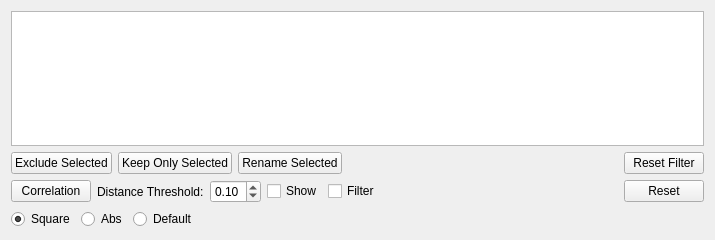
      <widget class="QWidget" name="page">
       <property name="geometry">
        <rect>
         <x>0</x>
         <y>0</y>
         <width>715</width>
         <height>240</height>
        </rect>
       </property>
       <property name="minimumSize">
        <size>
         <width>0</width>
         <height>200</height>
        </size>
       </property>
       <attribute name="label">
        <string>Descriptor Selection</string>
       </attribute>
       <layout class="QVBoxLayout" name="verticalLayout_3">
        <item>
         <widget class="QListWidget" name="descriptorListWidget">
          <property name="minimumSize">
           <size>
            <width>0</width>
            <height>50</height>
           </size>
          </property>
          <property name="font">
           <font>
            <pointsize>8</pointsize>
           </font>
          </property>
          <property name="selectionMode">
           <enum>QAbstractItemView::ExtendedSelection</enum>
          </property>
         </widget>
        </item>
        <item>
         <layout class="QHBoxLayout" name="horizontalLayout_3">
          <item>
           <widget class="QPushButton" name="excludeSelectedDescriptorButton">
            <property name="text">
             <string>Exclude Selected</string>
            </property>
           </widget>
          </item>
          <item>
           <widget class="QPushButton" name="keepOnlySelectedDescriptorButton">
            <property name="text">
             <string>Keep Only Selected</string>
            </property>
           </widget>
          </item>
          <item>
           <widget class="QPushButton" name="renameDescriptorButton">
            <property name="text">
             <string>Rename Selected</string>
            </property>
           </widget>
          </item>
          <item>
           <spacer name="horizontalSpacer_2">
            <property name="orientation">
             <enum>Qt::Horizontal</enum>
            </property>
            <property name="sizeHint" stdset="0">
             <size>
              <width>40</width>
              <height>20</height>
             </size>
            </property>
           </spacer>
          </item>
          <item>
           <widget class="QPushButton" name="resetDescriptorFilterButton">
            <property name="text">
             <string>Reset Filter</string>
            </property>
           </widget>
          </item>
         </layout>
        </item>
        <item>
         <layout class="QHBoxLayout" name="horizontalLayout_4">
          <item>
           <widget class="QPushButton" name="ApllyDescriptorCorrelationButton">
            <property name="text">
             <string>Correlation</string>
            </property>
           </widget>
          </item>
          <item>
           <widget class="QLabel" name="label_6">
            <property name="text">
             <string>Distance Threshold:</string>
            </property>
           </widget>
          </item>
          <item>
           <widget class="QDoubleSpinBox" name="distanceThresholdCorrelationSpinBox">
            <property name="maximum">
             <double>1.000000000000000</double>
            </property>
            <property name="singleStep">
             <double>0.010000000000000</double>
            </property>
            <property name="value">
             <double>0.100000000000000</double>
            </property>
           </widget>
          </item>
          <item>
           <widget class="QCheckBox" name="showCorrelationCheckBox">
            <property name="text">
             <string>Show</string>
            </property>
           </widget>
          </item>
          <item>
           <widget class="QCheckBox" name="filterDescriptorWithCorrelationCheckBox">
            <property name="text">
             <string>Filter</string>
            </property>
           </widget>
          </item>
          <item>
           <spacer name="horizontalSpacer_3">
            <property name="orientation">
             <enum>Qt::Horizontal</enum>
            </property>
            <property name="sizeHint" stdset="0">
             <size>
              <width>40</width>
              <height>20</height>
             </size>
            </property>
           </spacer>
          </item>
          <item>
           <widget class="QPushButton" name="resetDescriptorCorelationButton">
            <property name="text">
             <string>Reset</string>
            </property>
           </widget>
          </item>
         </layout>
        </item>
        <item>
         <layout class="QHBoxLayout" name="horizontalLayout_5">
          <item>
           <widget class="QRadioButton" name="squareDistCorrelationRadioButton">
            <property name="text">
             <string>Square</string>
            </property>
            <property name="checked">
             <bool>true</bool>
            </property>
           </widget>
          </item>
          <item>
           <widget class="QRadioButton" name="absDistCorrelationRadioButton">
            <property name="text">
             <string>Abs</string>
            </property>
           </widget>
          </item>
          <item>
           <widget class="QRadioButton" name="diffDistCorrelationRadioButton">
            <property name="text">
             <string>Default</string>
            </property>
           </widget>
          </item>
          <item>
           <spacer name="horizontalSpacer_4">
            <property name="orientation">
             <enum>Qt::Horizontal</enum>
            </property>
            <property name="sizeHint" stdset="0">
             <size>
              <width>40</width>
              <height>20</height>
             </size>
            </property>
           </spacer>
          </item>
         </layout>
        </item>
       </layout>
      </widget>
